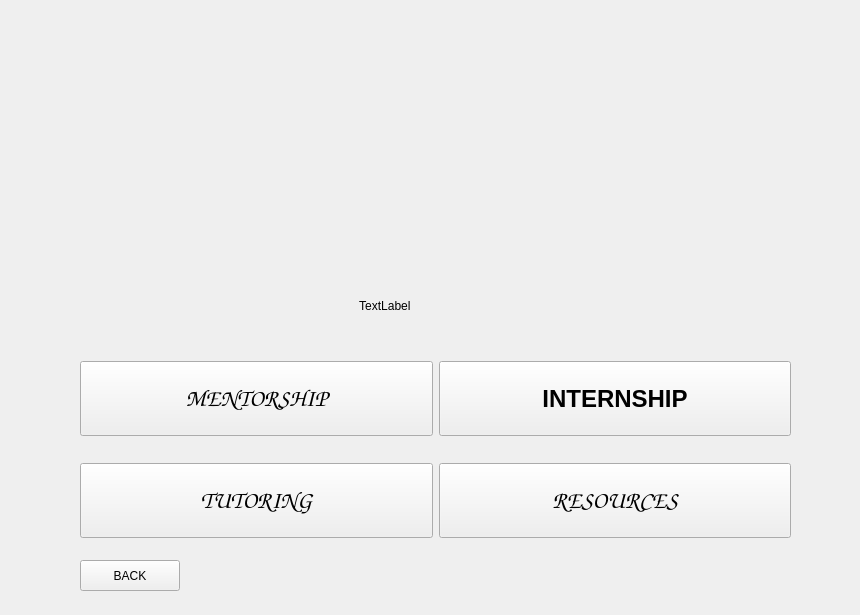
   <widget class="QWidget" name="mentorship">
    <widget class="QWidget" name="gridLayoutWidget_2">
     <property name="geometry">
      <rect>
       <x>80</x>
       <y>340</y>
       <width>711</width>
       <height>221</height>
      </rect>
     </property>
     <layout class="QGridLayout" name="gridLayout_2">
      <item row="0" column="0">
       <widget class="QPushButton" name="mentorship_btn">
        <property name="minimumSize">
         <size>
          <width>0</width>
          <height>75</height>
         </size>
        </property>
        <property name="font">
         <font>
          <family>Comic Sans MS</family>
          <pointsize>18</pointsize>
          <bold>true</bold>
         </font>
        </property>
        <property name="text">
         <string>MENTORSHIP</string>
        </property>
       </widget>
      </item>
      <item row="1" column="0">
       <widget class="QPushButton" name="Tutoring_btn">
        <property name="minimumSize">
         <size>
          <width>0</width>
          <height>75</height>
         </size>
        </property>
        <property name="font">
         <font>
          <family>Comic Sans MS</family>
          <pointsize>18</pointsize>
          <bold>true</bold>
         </font>
        </property>
        <property name="text">
         <string>TUTORING</string>
        </property>
       </widget>
      </item>
      <item row="1" column="1">
       <widget class="QPushButton" name="Resources_btn">
        <property name="minimumSize">
         <size>
          <width>0</width>
          <height>75</height>
         </size>
        </property>
        <property name="font">
         <font>
          <family>Comic Sans MS</family>
          <pointsize>18</pointsize>
          <bold>true</bold>
         </font>
        </property>
        <property name="text">
         <string>RESOURCES</string>
        </property>
       </widget>
      </item>
      <item row="0" column="1">
       <widget class="QPushButton" name="internship_btn">
        <property name="minimumSize">
         <size>
          <width>0</width>
          <height>75</height>
         </size>
        </property>
        <property name="font">
         <font>
          <family>Arial</family>
          <pointsize>18</pointsize>
          <italic>false</italic>
          <bold>true</bold>
         </font>
        </property>
        <property name="text">
         <string>INTERNSHIP</string>
        </property>
       </widget>
      </item>
     </layout>
    </widget>
    <widget class="QPushButton" name="pushButton">
     <property name="geometry">
      <rect>
       <x>80</x>
       <y>560</y>
       <width>100</width>
       <height>31</height>
      </rect>
     </property>
     <property name="text">
      <string>BACK</string>
     </property>
    </widget>
    <widget class="QLabel" name="background_opt">
     <property name="geometry">
      <rect>
       <x>0</x>
       <y>5</y>
       <width>851</width>
       <height>601</height>
      </rect>
     </property>
     <property name="text">
      <string>                                                                                                            TextLabel</string>
     </property>
     <property name="scaledContents">
      <bool>true</bool>
     </property>
    </widget>
    <zorder>background_opt</zorder>
    <zorder>gridLayoutWidget_2</zorder>
    <zorder>pushButton</zorder>
   </widget>
